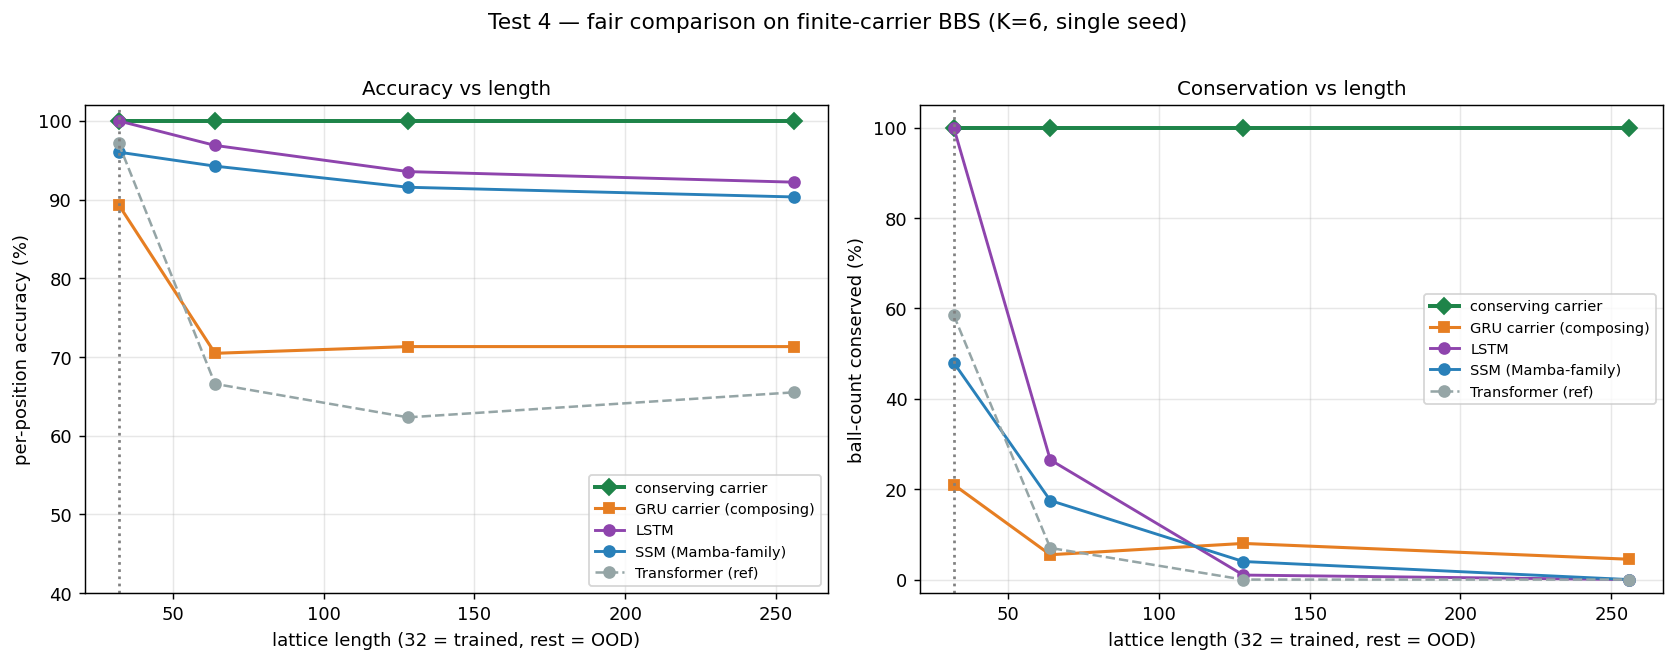

Source code (Python):
"""
Test 4 — the fair comparison: conserving carrier vs RNN / LSTM / Mamba(SSM),
all with the left→right scan prior; Transformer kept only as a no-structure
background reference.

Claim under test: among scan models, only the STRUCTURALLY-conserving one keeps
the invariant exact — free-emit scan models drift once their accuracy is < 100%.
Conservation drift is a symptom of imperfect accuracy, so this only shows up in a
regime where the free-emit models CAN'T learn the rule perfectly. Knob used here:
a larger, harder-to-track carrier (bigger K + denser/bigger solitons), tested out
to long lengths.

SINGLE SEED — trend signal only, not a conclusion (multi-seed is deferred to a
final batch, to match Tests 1–3). If the models don't separate, that is reported
as-is; no cherry-picking.
"""
import numpy as np, torch, torch.nn as nn, torch.nn.functional as F, math
import matplotlib.pyplot as plt
torch.manual_seed(0); np.random.seed(0); torch.set_num_threads(4)

# ── difficulty knobs (regime) ────────────────────────────────────────────────
K_CAP   = 6        # harder: bigger bounded carrier
T_STEPS = 2
MAXSOL  = 6        # bigger solitons to fill the carrier
GAP_LO, GAP_HI = 1, 3
DENSITY = 0.50     # keep room so the target still conserves
TRAIN_L = 32
TEST_L  = [32, 64, 128, 256]

def fc_step(s):
    out = np.zeros_like(s); u = 0
    for i in range(len(s)):
        if s[i] == 1:
            if u < K_CAP: u += 1; out[i] = 0
            else:         out[i] = 1
        else:
            if u > 0: out[i] = 1; u -= 1
            else:     out[i] = 0
    return out
def fc_run(s, T):
    s = s.copy()
    for _ in range(T): s = fc_step(s)
    return s
def make_config(L, rng):
    s = np.zeros(L, dtype=np.int64); usable = int(L*DENSITY); i = 0
    while i < usable - MAXSOL - 1:
        if rng.random() < 0.6:
            size = rng.integers(1, MAXSOL+1); s[i:i+size] = 1
            i += size + rng.integers(GAP_LO, GAP_HI+1)
        else: i += 1
    if s.sum() == 0: s[1:3] = 1
    return s
def dataset(L, N, rng):
    X = np.zeros((N, L), dtype=np.int64); Y = np.zeros((N, L), dtype=np.int64)
    for j in range(N):
        x = make_config(L, rng); X[j] = x; Y[j] = fc_run(x, T_STEPS)
    return torch.tensor(X), torch.tensor(Y)

# self-check: the TARGET must conserve (no balls fall off the right edge)
_rng = np.random.default_rng(1); _ok = True
for L in TEST_L:
    for _ in range(200):
        x = make_config(L, _rng)
        if fc_run(x, T_STEPS).sum() != x.sum(): _ok = False
assert _ok, "target not conserved at these lengths — reduce density / raise usable room"
print(f"regime: K={K_CAP} T={T_STEPS} MAXSOL={MAXSOL} density={DENSITY} — target conserved at all test lengths: {_ok}")

# ── scan models (all have the left→right prior) ──────────────────────────────
class PlainCarrier(nn.Module):        # custom RNN, FREE-emit output
    def __init__(s, H=32, hid=64):
        super().__init__(); s.H = H
        s.net = nn.Sequential(nn.Linear(1+H, hid), nn.GELU(), nn.Linear(hid, hid), nn.GELU())
        s.out = nn.Linear(hid, 1); s.hnext = nn.Linear(hid, H)
    def one(s, c):
        B, L = c.shape; h = torch.zeros(B, s.H); outs = []
        for i in range(L):
            z = s.net(torch.cat([c[:, i:i+1], h], 1)); outs.append(s.out(z)); h = torch.tanh(s.hnext(z))
        return torch.sigmoid(torch.cat(outs, 1))
    def forward(s, x):
        c = x.float()
        for _ in range(T_STEPS): c = s.one(c)
        return c
class GRUCarrier(nn.Module):          # STABLE composing free-emit baseline (torch GRU, causal, learns a single step)
    def __init__(s, d=96, layers=1):
        super().__init__(); s.gru = nn.GRU(1, d, layers, batch_first=True); s.head = nn.Linear(d, 1)
    def one(s, c):
        h, _ = s.gru(c.unsqueeze(-1)); return torch.sigmoid(s.head(h)).squeeze(-1)
    def forward(s, x):
        c = x.float()
        for _ in range(T_STEPS): c = s.one(c)
        return c
class LSTMNet(nn.Module):
    def __init__(s, d=96, layers=2):
        super().__init__(); s.emb = nn.Embedding(2, d); s.lstm = nn.LSTM(d, d, layers, batch_first=True); s.head = nn.Linear(d, 2)
    def forward(s, x): y, _ = s.lstm(s.emb(x)); return s.head(y)
class SSMLayer(nn.Module):
    def __init__(s, d):
        super().__init__(); s.dec = nn.Parameter(torch.randn(d)*0.5); s.inp = nn.Linear(d, d); s.out = nn.Linear(d, d); s.norm = nn.LayerNorm(d)
    def forward(s, x):
        a = torch.sigmoid(s.dec); u = s.inp(x); B, L, d = x.shape; st = torch.zeros(B, d); outs = []
        for t in range(L):
            st = a*st + (1-a)*u[:, t]; outs.append(st)
        return s.norm(x + s.out(F.gelu(torch.stack(outs, 1))))
class SSMNet(nn.Module):
    def __init__(s, d=96, layers=2):
        super().__init__(); s.emb = nn.Embedding(2, d); s.layers = nn.ModuleList([SSMLayer(d) for _ in range(layers)]); s.head = nn.Linear(d, 2)
    def forward(s, x):
        h = s.emb(x)
        for l in s.layers: h = l(h)
        return s.head(h)
class ConservingCarrier(nn.Module):   # scan + STRUCTURAL conservation (k' = t - out)
    def __init__(s, hid=48, Kmax=8.0):
        super().__init__(); s.Kmax = Kmax
        s.gate = nn.Sequential(nn.Linear(4, hid), nn.GELU(), nn.Linear(hid, hid), nn.GELU(), nn.Linear(hid, 1))
    def one(s, xf, hard):
        B, L = xf.shape; k = torch.zeros(B); xp = F.pad(xf, (1, 1)); outs = []
        for i in range(L):
            c = xf[:, i]; feat = torch.stack([c, k/s.Kmax, xp[:, i], xp[:, i+2]], -1)
            e = torch.sigmoid(s.gate(feat).squeeze(-1))
            if hard: eh = (e > 0.5).float(); e = eh + (e - e.detach())
            t = c + k; out = e*torch.clamp(t, 0, 1); k = t - out; outs.append(out)
        return torch.stack(outs, 1)
    def forward(s, x, hard=False):
        c = x.float()
        for _ in range(T_STEPS): c = s.one(c, hard)
        return c
class PE(nn.Module):
    def __init__(s, d, maxlen=8192):
        super().__init__(); pe = torch.zeros(maxlen, d); pos = torch.arange(maxlen).unsqueeze(1).float()
        div = torch.exp(torch.arange(0, d, 2).float()*(-math.log(10000.0)/d))
        pe[:, 0::2] = torch.sin(pos*div); pe[:, 1::2] = torch.cos(pos*div); s.register_buffer("pe", pe)
    def forward(s, x): return x + s.pe[:x.size(1)].unsqueeze(0)
class TF(nn.Module):
    def __init__(s, d=96, heads=4, layers=3):
        super().__init__(); s.emb = nn.Embedding(2, d); s.pe = PE(d)
        enc = nn.TransformerEncoderLayer(d, heads, 4*d, batch_first=True, dropout=0.0, activation="gelu")
        s.enc = nn.TransformerEncoder(enc, layers); s.head = nn.Linear(d, 2)
    def forward(s, x): return s.head(s.enc(s.pe(s.emb(x))))

# ── train each on L=32 ───────────────────────────────────────────────────────
rng = np.random.default_rng(0); Xtr, Ytr = dataset(TRAIN_L, 3000, rng); B = 256
ce = nn.CrossEntropyLoss(); bce = nn.BCELoss()
def prob(m, X):
    if isinstance(m, (PlainCarrier, GRUCarrier)): return m(X)
    if isinstance(m, ConservingCarrier):          return m(X, hard=True)
    return m(X).softmax(-1)[..., 1]
def fit(m, epochs, lr, logits):
    opt = torch.optim.AdamW(m.parameters(), lr=lr)
    for ep in range(epochs):
        perm = torch.randperm(len(Xtr))
        for i in range(0, len(Xtr), B):
            idx = perm[i:i+B]
            loss = ce(m(Xtr[idx]).reshape(-1, 2), Ytr[idx].reshape(-1)) if logits \
                   else bce(m(Xtr[idx]).clamp(1e-6, 1-1e-6), Ytr[idx].float())
            opt.zero_grad(); loss.backward()
            torch.nn.utils.clip_grad_norm_(m.parameters(), 1.0)     # gradient clipping for stability
            opt.step()
    return m
models = {}
for name, ctor, ep, lr, lg in [
    ("GRU carrier (composing)", lambda: GRUCarrier(),  50, 2e-3, False),  # stable composing free-emit baseline
    ("LSTM",                    lambda: LSTMNet(),      45, 2e-3, True),
    ("SSM (Mamba-family)",      lambda: SSMNet(),       45, 2e-3, True),
    ("conserving carrier",      lambda: ConservingCarrier(), 45, 3e-3, False),
    ("Transformer (ref)",       lambda: TF(),           30, 1e-3, True)]:
    print(f"training {name} ..."); models[name] = fit(ctor(), ep, lr, lg)

# ── evaluate: accuracy + conservation vs length ──────────────────────────────
rng_te = np.random.default_rng(123)
res = {n: {"acc": [], "cons": []} for n in models}
for m in models.values(): m.eval()
Xtes = {L: dataset(L, 200, rng_te) for L in TEST_L}
print("\n" + " "*22 + "".join(f"{L:>12}" for L in TEST_L) + "   (acc% / cons%)")
with torch.no_grad():
    for name, m in models.items():
        row = ""
        for L in TEST_L:
            Xte, Yte = Xtes[L]; pred = (prob(m, Xte) > 0.5).long()
            acc = (pred == Yte).float().mean().item()*100
            cons = (pred.sum(1) == Xte.sum(1)).float().mean().item()*100
            res[name]["acc"].append(acc); res[name]["cons"].append(cons)
            row += f"   {acc:5.1f}/{cons:5.1f}"
        print(f"{name:22s}{row}")

# ── figure ───────────────────────────────────────────────────────────────────
style = {"conserving carrier": ("#1e8449","D-",2.2), "GRU carrier (composing)": ("#e67e22","s-",1.7),
         "LSTM": ("#8e44ad","o-",1.6), "SSM (Mamba-family)": ("#2980b9","o-",1.6), "Transformer (ref)": ("#95a5a6","o--",1.4)}
fig, ax = plt.subplots(1, 2, figsize=(13, 5))
for a, key, ttl, ylab, ylim in [(0,"acc","Accuracy vs length","per-position accuracy (%)",(40,102)),
                                 (1,"cons","Conservation vs length","ball-count conserved (%)",(-3,105))]:
    for n in style:
        c, ls, lw = style[n]; ax[a].plot(TEST_L, res[n][key], ls, color=c, lw=lw, label=n)
    ax[a].axvline(TRAIN_L, ls=":", color="gray"); ax[a].set_xlabel("lattice length (32 = trained, rest = OOD)")
    ax[a].set_ylabel(ylab); ax[a].set_ylim(*ylim); ax[a].set_title(ttl, fontsize=11); ax[a].legend(fontsize=8); ax[a].grid(alpha=0.3)
fig.suptitle(f"Test 4 — fair comparison on finite-carrier BBS (K={K_CAP}, single seed)", fontsize=12, y=1.01)
fig.tight_layout(); fig.savefig("04_scan_baselines.png", dpi=130, bbox_inches="tight")
print("\nsaved 04_scan_baselines.png")
